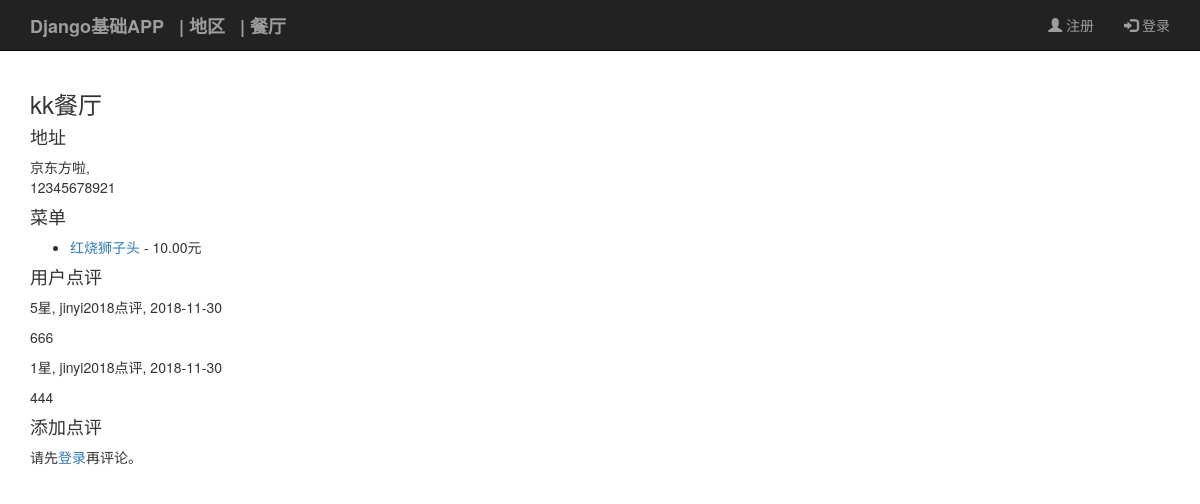
/restaurant/restaurant/1/, run on the app's committed database.
### myrestaurants/models.py (models this page shows, shortened)
class Restaurant(models.Model):
    name = models.TextField()
    address = models.TextField(blank=True, default='')
    telephone = models.TextField(blank=True,  default='')
    url = models.URLField(blank=True, null=True)
    user = models.ForeignKey(User, default=1, on_delete=models.CASCADE)
    date = models.DateField(default=date.today)

class Dish(models.Model):
    name = models.TextField()
    description = models.TextField(blank=True,  default='')
    price = models.DecimalField('USD amount', max_digits=8, decimal_places=2, blank=True, null=True)
    user = models.ForeignKey(User, default=1, on_delete=models.CASCADE)
    date = models.DateField(default=date.today)
    image = models.ImageField(upload_to="myrestaurants", blank=True, null=True)
    restaurant = models.ForeignKey(Restaurant, null=True, related_name='dishes', on_delete=models.CASCADE)

class Review(models.Model):
    RATING_CHOICES = ((1, 'one'), (2, 'two'), (3, 'three'), (4, 'four'), (5, 'five'))
    rating = models.PositiveSmallIntegerField('Rating (stars)', blank=False, default=3, choices=RATING_CHOICES)
    comment = models.TextField(blank=True, null=True)
    user = models.ForeignKey(User, default=1, on_delete=models.CASCADE)
    date = models.DateField(default=date.today)
    class Meta:
        abstract = True

class RestaurantReview(Review):
    restaurant = models.ForeignKey(Restaurant, on_delete=models.CASCADE, related_name="reviews")

### myrestaurants/views.py (the view)
# urls.py: re_path(r'^restaurant/(?P<pk>\d+)/$', views.RestaurantDetail.as_view(), name='restaurant_detail'),
class RestaurantDetail(DetailView):
    model = Restaurant
    template_name = 'myrestaurants/restaurant_detail.html'
    def get_context_data(self, **kwargs):
        context = super(RestaurantDetail, self).get_context_data(**kwargs)
        context['RATING_CHOICES'] = RestaurantReview.RATING_CHOICES
        return context

### templates/myrestaurants/restaurant_detail.html (shortened to what this page needs)
{% extends "myrestaurants/base.html" %}
{% block content %}
    <h3>
        {{ restaurant.name }}
    </h3>
    <h4>地址</h4>
    <p>
        {{ restaurant.address }}, <br/>  {{ restaurant.telephone }}
    </p>
    <h4>
        菜单
    </h4>
    <ul>
        {% for dish in restaurant.dishes.all %}
            <li>
                <a href="{% url 'myrestaurants:dish_detail' restaurant.id dish.id %}">{{ dish.name }}</a> - {{ dish.price }}元
            </li>
        {% empty %}
            <li>对不起，该餐厅还没有菜肴。</li>
        {% endfor %}
    </ul>
    <h4>用户点评</h4>
    {% if restaurant.reviews.all %}
        {% for review in restaurant.reviews.all %}
            <p>{{ review.rating}}星, {{ review.user }}点评, {{ review.date | date:"Y-m-d" }}</p>
            <p>{{ review.comment }}</p>
        {% endfor %}
    {% else %}
        <p>目前还没有用户点评。</p>
    {% endif %}
    <h4>添加点评</h4>
    {% if request.user.is_authenticated %}
        <form action="{% url 'myrestaurants:review_create' restaurant.id %}" method="post">
            {% csrf_token %}
            <p>评论</p>
            <textarea name="comment" id="comment"></textarea>
            <p>评分</p>
            <p>
                {% for rate in RATING_CHOICES %}
                    <input type="radio" name="rating" id="rating{{ forloop.counter }}" value="{{ rate.0 }}" />
                    <label for="choice{{ forloop.counter }}">{{ rate.0 }}星</label>
                    <br/>
                {% endfor %}
            </p>
            <input type="submit" value="提交" />
        </form>
    {% else %}
        <p>请先<a href="{% url 'account_login' %}?next={% firstof request.path '/' %}">登录</a>再评论。</p>
    {% endif %}
{% endblock %}

### data on the page
Restaurant: name "kk餐厅", address "京东方啦", telephone "12345678921"
Dish: name "红烧狮子头", price "10.00"
RestaurantReview: rating "5", user "jinyi2018", date "2018-11-30", comment "666"
RestaurantReview: rating "1", user "jinyi2018", date "2018-11-30", comment "444"
